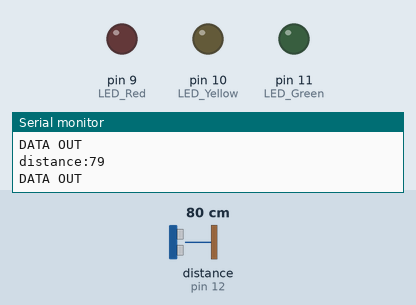
Bench run of a sketch on a simulated Arduino Uno, built with avr-gcc and run on an emulated ATmega328P. Shown: output pins drawn as LEDs (lit = HIGH), the last lines printed to the serial monitor. Wiring (inferred from the names in the program): ultrasonic range finder: trigger pin 13; echo pin 12. The test bench sets the inputs (shaded band); at power-on: distance to the obstacle (sensor on pin 12) 80 cm. The echo pulse lasts 58.3 µs per cm; pins used as bus, display or sensor lines are not drawn.

Above: at 1.2 s.
1.3 s: distance to the obstacle (sensor on pin 12) set to 35 cm
2.8 s: distance to the obstacle (sensor on pin 12) set to 29 cm
At 3.9 s:
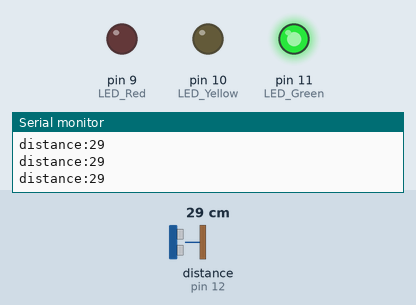
4.3 s: distance to the obstacle (sensor on pin 12) set to 23 cm
7.3 s: distance to the obstacle (sensor on pin 12) set to 19 cm
At 8.5 s:
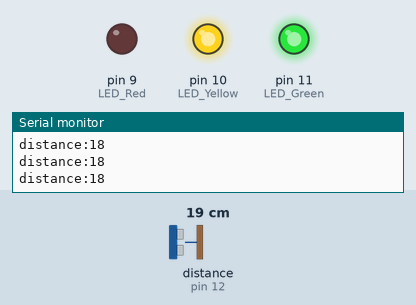
8.8 s: distance to the obstacle (sensor on pin 12) set to 14 cm
11.8 s: distance to the obstacle (sensor on pin 12) set to 10 cm
At 12.1 s:
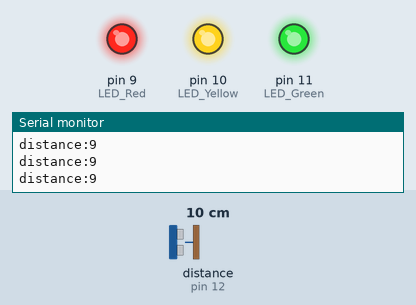
Timing chart, 0 to 14.3 s (numbered marks = the images above; inputs shaded):
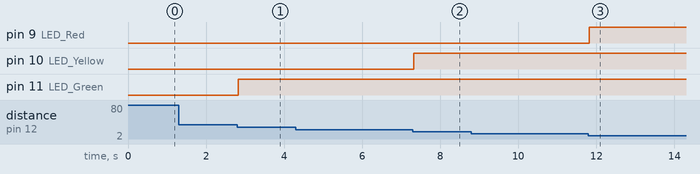

The sketch:

Chompa_version2.0.ino
```cpp
const int TRIG = 13;
const int ECHO = 12;
const int LED_Green = 11;
const int LED_Yellow= 10;
const int LED_Red = 9;
const int Switch = 8;
void setup() {
pinMode(TRIG,OUTPUT);
pinMode(ECHO,INPUT);
pinMode(LED_Yellow, OUTPUT);
pinMode(LED_Green, OUTPUT);
pinMode(LED_Red, OUTPUT);
pinMode(Switch,INPUT_PULLUP);
Serial.begin(9600);
}
void loop() {
digitalWrite(TRIG, LOW);
delayMicroseconds(2);
digitalWrite(TRIG,HIGH);
delayMicroseconds(5);
digitalWrite(TRIG,LOW);
unsigned int distance = (pulseIn(ECHO, HIGH) / 58.2) ;
  Serial.println("distance:" +(String)distance);
if (distance <= 10)
{
  if(LED_Yellow == 1)
  {
  digitalWrite(LED_Yellow,LOW);
  }
  if (LED_Green == 1)
  {
  digitalWrite(LED_Green,LOW);
  }
  digitalWrite(LED_Red,HIGH);
}
else if (distance <= 20)
{
  if(LED_Red == 1)
  {
    digitalWrite(LED_Red,LOW);
  }
  if (LED_Green == 1)
  {
  digitalWrite(LED_Green,LOW);
  }
  digitalWrite(LED_Yellow,HIGH);
}
else if (distance <= 30)
{
  if(LED_Yellow == 1)
  {
    digitalWrite(LED_Yellow,LOW);
  }
  if (LED_Red == 1)
  {
  digitalWrite(LED_Red,LOW);
  }
  digitalWrite(LED_Green,HIGH);
}
else
{
  Serial.println("DATA OUT");
}

}
```

Measured:
- the behaviour switches between 32 and 31 cm on distance to the obstacle (sensor on pin 12) (found by bisection; images 0 and 1)
- the behaviour switches between 22 and 21 cm on distance to the obstacle (sensor on pin 12) (found by bisection; images 1 and 2)
- the behaviour switches between 12 and 11 cm on distance to the obstacle (sensor on pin 12) (found by bisection; images 2 and 3)
- after the input at 2.8 s, pin 11 (LED_Green): LOW → HIGH at once
- after the input at 7.3 s, pin 10 (LED_Yellow): LOW → HIGH at once
- after the input at 11.8 s, pin 9 (LED_Red): LOW → HIGH at once
